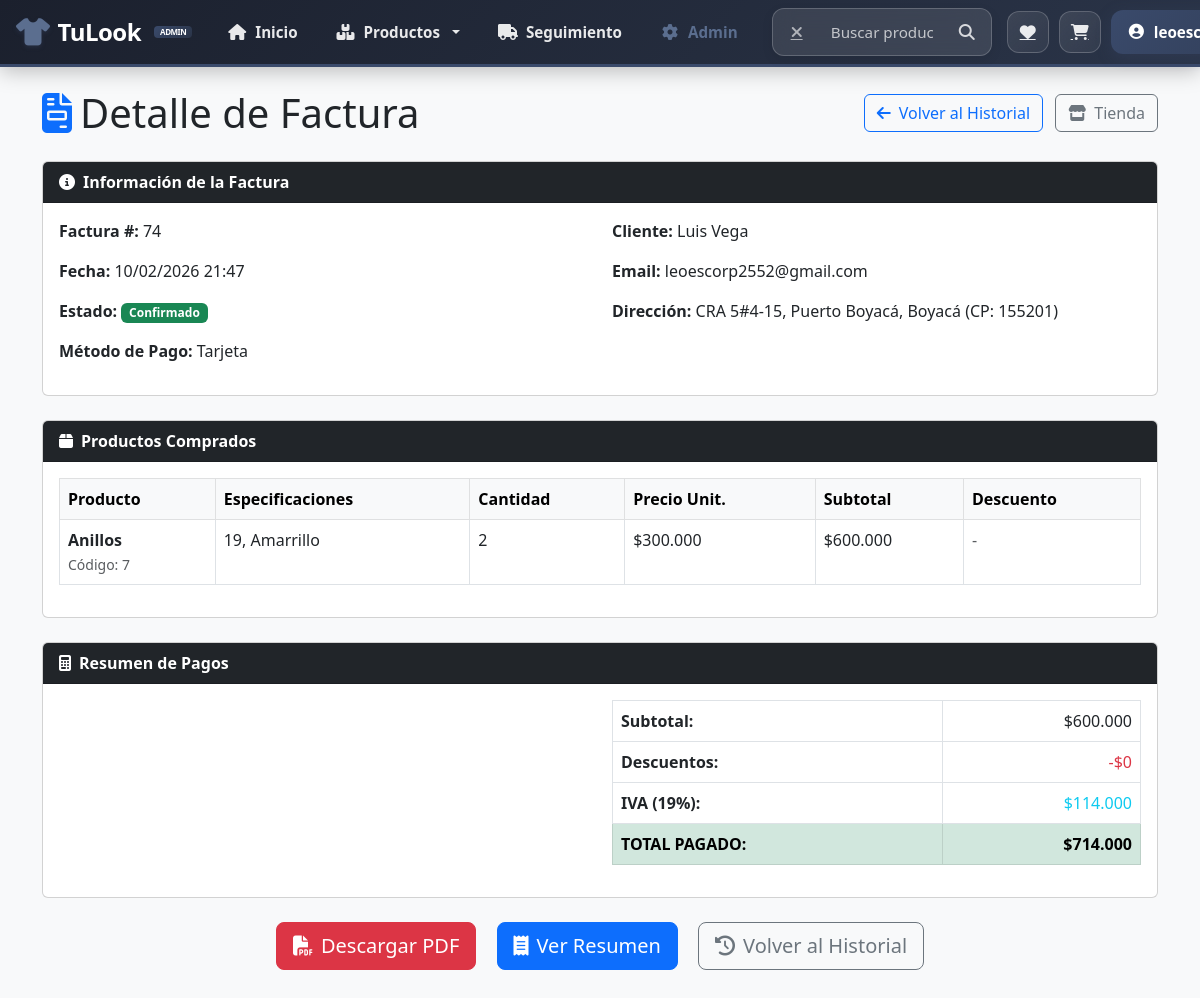
Page /?c=Checkout&a=detalleCompra&id=74&fresh=1 (signed in) on the committed database.
### tables this page shows
CREATE TABLE `factura` (
  `ID_Factura` int(11) NOT NULL,
  `ID_Usuario` int(11) NOT NULL,
  `ID_Direccion` int(11) DEFAULT NULL,
  `Fecha_Factura` datetime NOT NULL,
  `Monto_Total` decimal(10,2) NOT NULL,
  `Subtotal` decimal(10,2) DEFAULT 0.00,
  `IVA` decimal(10,2) DEFAULT 0.00,
  `Direccion_Envio` text DEFAULT NULL,
  `Estado` enum('Emitido','Confirmado','Preparando','Enviado','Entregado','Retrasado','Devuelto','Anulado') DEFAULT 'Emitido',
  `ID_Metodo_Pago` int(11) NOT NULL,
  `Usuario_Confirmacion` int(11) DEFAULT NULL,
  `Fecha_Confirmacion` datetime DEFAULT NULL,
  `Usuario_Anulacion` int(11) DEFAULT NULL,
  `Fecha_Anulacion` datetime DEFAULT NULL,
  `Codigo_Acceso` varchar(12) DEFAULT NULL,
  `Fecha_Envio` datetime DEFAULT NULL,
  `Fecha_Estimada_Entrega` date DEFAULT NULL,
  `Fecha_Entrega` datetime DEFAULT NULL,
  `Numero_Guia` varchar(100) DEFAULT NULL,
  `Transportadora` varchar(100) DEFAULT NULL,
  `Notas_Envio` text DEFAULT NULL,
  `Motivo_Anulacion` text DEFAULT NULL,
  `Usuario_Envio` int(11) DEFAULT NULL,
  `Usuario_Entrega` int(11) DEFAULT NULL
);

CREATE TABLE `metodo_pago` (
  `ID_Metodo_Pago` int(11) NOT NULL,
  `T_Pago` varchar(45) NOT NULL
);

CREATE TABLE `usuario` (
  `ID_Usuario` int(11) NOT NULL,
  `Nombre` varchar(50) NOT NULL,
  `Apellido` varchar(50) NOT NULL,
  `ID_Rol` int(11) NOT NULL DEFAULT 3,
  `ID_TD` int(11) NOT NULL DEFAULT 1,
  `N_Documento` int(11) NOT NULL,
  `Correo` varchar(50) NOT NULL,
  `Celular` varchar(50) NOT NULL,
  `Contrasena` varchar(255) NOT NULL DEFAULT '',
  `token_recuperacion` varchar(255) DEFAULT NULL,
  `token_expira` datetime DEFAULT NULL,
  `Activo` tinyint(1) NOT NULL DEFAULT 1,
  `Num_Advertencias` int(11) DEFAULT 0,
  `Motivo_Desactivacion` text DEFAULT NULL,
  `Fecha_Desactivacion` datetime DEFAULT NULL,
  `ID_Admin_Desactiva` int(11) DEFAULT NULL
);

CREATE TABLE `factura_producto` (
  `ID_FacturaProducto` int(11) NOT NULL,
  `ID_Factura` int(11) NOT NULL,
  `ID_Producto` int(11) DEFAULT NULL,
  `Cantidad` int(11) DEFAULT NULL,
  `Precio_Unitario` decimal(10,2) NOT NULL DEFAULT 0.00,
  `Subtotal` decimal(10,2) NOT NULL,
  `Descuento_Aplicado` decimal(10,2) NOT NULL DEFAULT 0.00,
  `ID_Descuento` int(11) DEFAULT NULL
);

CREATE TABLE `articulo` (
  `ID_Articulo` int(11) NOT NULL,
  `N_Articulo` varchar(45) NOT NULL,
  `Foto` varchar(300) NOT NULL,
  `ID_Categoria` int(11) NOT NULL,
  `ID_SubCategoria` int(11) NOT NULL,
  `ID_Genero` int(11) NOT NULL,
  `ID_Precio` int(11) NOT NULL,
  `Activo` int(11) NOT NULL DEFAULT 0
);

CREATE TABLE `producto` (
  `ID_Producto` int(11) NOT NULL,
  `ID_Articulo` int(11) NOT NULL,
  `Nombre_Producto` varchar(255) DEFAULT NULL,
  `Foto` varchar(300) NOT NULL,
  `Porcentaje` decimal(5,2) NOT NULL,
  `Cantidad` int(11) NOT NULL DEFAULT 0,
  `Activo` tinyint(1) NOT NULL DEFAULT 0,
  `ID_Atributo1` int(11) DEFAULT NULL,
  `ID_Atributo2` int(11) DEFAULT NULL,
  `ID_Atributo3` int(11) DEFAULT NULL,
  `ValorAtributo1` varchar(50) DEFAULT NULL,
  `ValorAtributo2` varchar(50) DEFAULT NULL,
  `ValorAtributo3` varchar(50) DEFAULT NULL
);

### controllers/CheckoutController.php (called while the page is built, shortened)
<?php
require_once "models/Compra.php";
class CheckoutController {
    private $compra;
    public function __construct($db) {
        $this->compra = new Compra($db);
    }
    public function detalleCompra() {
        $id_factura = intval($_GET["id"] ?? 0);
        $factura = $this->compra->obtenerFacturaDetalle($id_factura);
        $items = $this->compra->obtenerFacturaItems($id_factura);
        include "views/checkout/detalle.php";
    }
}
?>

### index.php (called while the page is built, shortened)
<?php
require_once "controllers/ChatbotController.php";
require_once "controllers/CheckoutController.php";
require_once "controllers/ColorController.php";
require_once "controllers/ResenaController.php";
$controlador = $_GET['c'] ?? 'Producto';
$accion      = $_GET['a'] ?? 'index';
switch ($controlador) {
    case 'Checkout':
        $controller = new CheckoutController($db);
        break;
}
try {
    $controller->$accion();
} catch (Throwable $e) {
    $isAjax = (isset($_REQUEST['ajax']) && $_REQUEST['ajax'] == '1') || (!empty($_SERVER['HTTP_X_REQUESTED_WITH']) && strtolower($_SERVER['HTTP_X_REQUESTED_WITH']) === 'xmlhttprequest');
    if ($isAjax) {
        http_response_code(500);
        header('Content-Type: application/json; charset=utf-8');
        echo json_encode(['success' => false, 'error' => $e->getMessage()]);
    } else {
        http_response_code(500);
        echo "<h2 style='color:red;text-align:center;margin-top:50px;'>⚠ Error interno del servidor</h2>";
        echo "<pre style='color:#333;text-align:center;font-size:14px;'>
" . $e->getMessage() . "
</pre>";
    }
}

### models/Compra.php (called while the page is built, shortened)
<?php
class Compra {
    private $conn;
    public function __construct($db) {
        $this->conn = $db;
    }
   public function obtenerFacturaDetalle($id_factura) {
    try {
        $sql = "SELECT
                    f.*,
                    u.Nombre,
                    u.Apellido,
                    u.Correo,
                    u.Celular,
                    u.N_Documento,
                    u.ID_TD,
                    COALESCE(d.Direccion, 'No especificada') as Direccion,
                    COALESCE(d.Ciudad, 'No especificada') as Ciudad,
                    COALESCE(d.Departamento, 'No especificada') as Departamento,
                    COALESCE(d.CodigoPostal, '') as CodigoPostal,
                    mp.T_Pago
                FROM factura f
                JOIN usuario u ON f.ID_Usuario = u.ID_Usuario
                LEFT JOIN direccion d ON f.ID_Direccion = d.ID_Direccion
                LEFT JOIN metodo_pago mp ON f.ID_Metodo_Pago = mp.ID_Metodo_Pago
                WHERE f.ID_Factura = ?";
        $stmt = $this->conn->prepare($sql);
        $stmt->execute([$id_factura]);
        $factura = $stmt->fetch(PDO::FETCH_ASSOC);
        $factura['Tipo_Documento'] = 'No especificado';
        if (!empty($factura['ID_TD']) && $factura['ID_TD'] > 0) {
            try {
                $sql_tipo = "SELECT Documento FROM tipo_documento WHERE ID_TD = ?";
                $stmt_tipo = $this->conn->prepare($sql_tipo);
                $stmt_tipo->execute([$factura['ID_TD']]);
                $tipo_doc = $stmt_tipo->fetch(PDO::FETCH_ASSOC);
                if ($tipo_doc && !empty($tipo_doc['Documento'])) {
                    $factura['Tipo_Documento'] = $tipo_doc['Documento'];
                }
            } catch (PDOException $e) {
                error_log("Error obteniendo tipo documento: " . $e->getMessage());
            }
        }
        return $factura;
    } catch (PDOException $e) {
        error_log("Error obteniendo detalle de factura: " . $e->getMessage());
        return [];
    }
}
    public function obtenerFacturaItems($id_factura) {
        try {
            $sql = "SELECT
                        fp.*,
                        p.ID_Producto,
                        p.ID_Articulo,
                        p.Nombre_Producto,
                        p.ID_Atributo1,
                        p.ValorAtributo1,
                        p.ID_Atributo2,
                        p.ValorAtributo2,
                        p.ID_Atributo3,
                        p.ValorAtributo3,
                        a.N_Articulo,
                        COALESCE(p.Foto, a.Foto) as Foto
                    FROM factura_producto fp
                    JOIN producto p ON fp.ID_Producto = p.ID_Producto
                    JOIN articulo a ON p.ID_Articulo = a.ID_Articulo
                    WHERE fp.ID_Factura = ?
                    ORDER BY fp.ID_FacturaProducto ASC";
            $stmt = $this->conn->prepare($sql);
            $stmt->execute([$id_factura]);
            return $stmt->fetchAll(PDO::FETCH_ASSOC);
        } catch (PDOException $e) {
            error_log("Error obteniendo items de factura: " . $e->getMessage());
            return [];
        }
    }
}
?>

### views/checkout/detalle.php (the view, shortened to what this page needs)
<!DOCTYPE html>
<html lang="es">
<head>
    <link href="https://cdn.jsdelivr.net/npm/bootstrap@5.3.0/dist/css/bootstrap.min.css" rel="stylesheet">
    <link rel="stylesheet" href="https://cdnjs.cloudflare.com/ajax/libs/font-awesome/6.4.0/css/all.min.css">
</head>
<body class="bg-light">
<?php
include "views/layout/nav.php";
?>
<div class="container mt-4 mb-5">
    <div class="d-flex justify-content-between align-items-center mb-4">
        <h1 class="mb-0">
            <i class="fas fa-file-invoice text-primary me-2"></i>Detalle de Factura
        </h1>
        <div>
            <a href="<?= BASE_URL ?>?c=Checkout&a=historial" class="btn btn-outline-primary me-2">
                <i class="fas fa-arrow-left me-2"></i>Volver al Historial
            </a>
            <a href="<?= BASE_URL ?>" class="btn btn-outline-secondary">
                <i class="fas fa-store me-2"></i>Tienda
            </a>
        </div>
    </div>
    <div class="card mb-4">
        <div class="card-header bg-dark text-white">
            <strong><i class="fas fa-info-circle me-2"></i>Información de la Factura</strong>
        </div>
        <div class="card-body">
            <div class="row">
                <div class="col-md-6">
                    <p><strong>Factura #:</strong> <?= $factura['ID_Factura'] ?? '' ?></p>
                    <p><strong>Fecha:</strong> <?= date('d/m/Y H:i', strtotime($factura['Fecha_Factura'] ?? '')) ?></p>
                    <p><strong>Estado:</strong>
                        <span class="badge bg-success"><?= $factura['Estado'] ?? 'Confirmado' ?></span>
                    </p>
                    <p><strong>Método de Pago:</strong> <?= $factura['T_Pago'] ?? 'No especificado' ?></p>
                </div>
                <div class="col-md-6">
                    <p><strong>Cliente:</strong> <?= htmlspecialchars(($factura['Nombre'] ?? '') . ' ' . ($factura['Apellido'] ?? '')) ?></p>
                    <p><strong>Email:</strong> <?= htmlspecialchars($factura['Correo'] ?? '') ?></p>
                    <?php if (!empty($factura['Direccion'])): ?>
                    <p><strong>Dirección:</strong>
                        <?= htmlspecialchars($factura['Direccion'] ?? '') ?>,
                        <?= htmlspecialchars($factura['Ciudad'] ?? '') ?>,
                        <?= htmlspecialchars($factura['Departamento'] ?? '') ?>
                        <?php if (!empty($factura['CodigoPostal'])): ?>
                            (CP: <?= htmlspecialchars($factura['CodigoPostal']) ?>)
                        <?php endif; ?>
                    </p>
                    <?php endif; ?>
                </div>
            </div>
        </div>
    </div>
    <div class="card mb-4">
        <div class="card-header bg-dark text-white">
            <strong><i class="fas fa-box me-2"></i>Productos Comprados</strong>
        </div>
        <div class="card-body">
            <?php if (!empty($items)): ?>
                <div class="table-responsive">
                    <table class="table table-bordered">
                        <thead class="table-light">
                            <tr>
                                <th>Producto</th>
                                <th>Especificaciones</th>
                                <th>Cantidad</th>
                                <th>Precio Unit.</th>
                                <th>Subtotal</th>
                                <th>Descuento</th>
                            </tr>
                        </thead>
                        <tbody>
                            <?php
                            $subtotal_total = 0;
                            $descuento_total = 0;
                            foreach ($items as $item):
                                $subtotal_item = floatval($item['Subtotal'] ?? 0);
                                $descuento_item = floatval($item['Descuento_Aplicado'] ?? 0);
                                $subtotal_total += $subtotal_item;
                                $descuento_total += $descuento_item;
                                $especificaciones = [];
                                if (!empty($item['ValorAtributo1'])) $especificaciones[] = $item['ValorAtributo1'];
                                if (!empty($item['ValorAtributo2'])) $especificaciones[] = $item['ValorAtributo2'];
                            ?>
                            <tr>
                                <td>
                                    <strong><?= htmlspecialchars($item['N_Articulo'] ?? 'Producto') ?></strong><br>
                                    <small class="text-muted">Código: <?= $item['ID_Producto'] ?? '' ?></small>
                                </td>
                                <td>
                                    <?php if (!empty($especificaciones)): ?>
                                        <?= implode(', ', array_map('htmlspecialchars', $especificaciones)) ?>
                                    <?php else: ?>
                                        <span class="text-muted">Sin especificaciones</span>
                                    <?php endif; ?>
                                </td>
                                <td><?= $item['Cantidad'] ?? 1 ?></td>
                                <td>$<?= number_format($item['Precio_Unitario'] ?? 0, 0, ',', '.') ?></td>
                                <td>$<?= number_format($subtotal_item, 0, ',', '.') ?></td>
                                <td>
                                    <?php if ($descuento_item > 0): ?>
                                        <span class="text-danger">-$<?= number_format($descuento_item, 0, ',', '.') ?></span>
                                    <?php else: ?>
                                        <span class="text-muted">-</span>
                                    <?php endif; ?>
                                </td>
                            </tr>
                            <?php endforeach; ?>
                        </tbody>
                    </table>
                </div>
            <?php endif; ?>
        </div>
    </div>
    <div class="card">
        <div class="card-header bg-dark text-white">
            <strong><i class="fas fa-calculator me-2"></i>Resumen de Pagos</strong>
        </div>
        <div class="card-body">
            <div class="row justify-content-end">
                <div class="col-md-6">
                    <table class="table table-bordered">
                        <tr>
                            <td><strong>Subtotal:</strong></td>
                            <td class="text-end">$<?= number_format($factura['Subtotal'] ?? $subtotal_total, 0, ',', '.') ?></td>
                        </tr>
                        <tr>
                            <td><strong>Descuentos:</strong></td>
                            <td class="text-end text-danger">-$<?= number_format($descuento_total, 0, ',', '.') ?></td>
                        </tr>
                        <tr>
                            <td><strong>IVA (19%):</strong></td>
                            <td class="text-end text-info">$<?= number_format($factura['IVA'] ?? 0, 0, ',', '.') ?></td>
                        </tr>
                        <tr class="table-success">
                            <td><strong>TOTAL PAGADO:</strong></td>
                            <td class="text-end fw-bold">$<?= number_format($factura['Monto_Total'] ?? 0, 0, ',', '.') ?></td>
                        </tr>
                    </table>
                </div>
            </div>
        </div>
    </div>
    <div class="mt-4 text-center">
        <a href="<?= BASE_URL ?>?c=FacturaPDF&a=generar&id=<?= $factura['ID_Factura'] ?? 0 ?>"
           class="btn btn-danger btn-lg me-3">
            <i class="fas fa-file-pdf me-2"></i>Descargar PDF
        </a>
        <a href="<?= BASE_URL ?>?c=Checkout&a=exito&id=<?= $factura['ID_Factura'] ?? 0 ?>"
           class="btn btn-primary btn-lg me-3">
            <i class="fas fa-receipt me-2"></i>Ver Resumen
        </a>
        <a href="<?= BASE_URL ?>?c=Checkout&a=historial"
           class="btn btn-outline-secondary btn-lg">
            <i class="fas fa-history me-2"></i>Volver al Historial
        </a>
    </div>
</div>
</body>
</html>

### views/layout/nav.php (style rules this page uses)
:root { --primary-dark: #1B202D; --primary-blue: #2A3448; --accent-blue: #3A4A6B; --secondary-blue: #4A5B7D; --light-blue: #5B6E8F; --light-bg: #f5f7fa; --text-dark: #2c3e50; --text-light: #6c757d; --border-radius: 12px; --card-shadow: 0 4px 12px rgba(0, 0, 0, 0.08); --card-shadow-hover: 0 8px 20px rgba(0, 0, 0, 0.12); --transition: all 0.3s ease; }

### rows in the picture
factura: ID_Factura "74", Fecha_Factura "10/02/2026 21:47", Estado "Confirmado", ID_Metodo_Pago.T_Pago "Tarjeta", ID_Usuario.Apellido "Luis Vega", ID_Usuario.Correo "leoescorp2552@gmail.com", Subtotal "600.000", IVA "114.000", Monto_Total "714.000"
factura_producto: articulo.N_Articulo "Anillos", ID_Producto.ID_Producto "7", especificaciones "19, Amarrillo", Cantidad "2", Precio_Unitario "300.000", Subtotal "600.000"

### other values in the picture
$textoPanel "Admin"
$factura['Direccion'] "CRA 5#4-15"
$factura['Ciudad'] "Puerto Boyacá"
$factura['Departamento'] "Boyacá"
$factura['CodigoPostal'] "155201"
$descuento_total "0"
